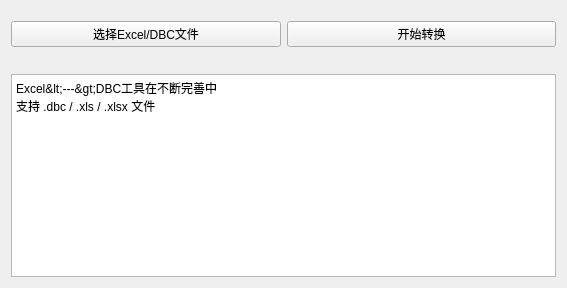
<?xml version="1.0" encoding="UTF-8"?>
<ui version="4.0">
 <class>From</class>
 <widget class="QWidget" name="From">
  <property name="geometry">
   <rect>
    <x>0</x>
    <y>0</y>
    <width>567</width>
    <height>288</height>
   </rect>
  </property>
  <property name="windowTitle">
   <string>Form</string>
  </property>
  <layout class="QVBoxLayout" name="verticalLayout_3">
   <item>
    <layout class="QHBoxLayout" name="horizontalLayout">
     <property name="topMargin">
      <number>10</number>
     </property>
     <property name="bottomMargin">
      <number>10</number>
     </property>
     <item>
      <widget class="QPushButton" name="pushButton">
       <property name="sizePolicy">
        <sizepolicy hsizetype="Minimum" vsizetype="Fixed">
         <horstretch>0</horstretch>
         <verstretch>0</verstretch>
        </sizepolicy>
       </property>
       <property name="text">
        <string>选择Excel/DBC文件</string>
       </property>
      </widget>
     </item>
     <item>
      <widget class="QPushButton" name="pushButton_1">
       <property name="sizePolicy">
        <sizepolicy hsizetype="Minimum" vsizetype="Fixed">
         <horstretch>0</horstretch>
         <verstretch>0</verstretch>
        </sizepolicy>
       </property>
       <property name="text">
        <string>开始转换</string>
       </property>
      </widget>
     </item>
    </layout>
   </item>
   <item>
    <layout class="QHBoxLayout" name="horizontalLayout_2">
     <property name="topMargin">
      <number>11</number>
     </property>
     <property name="rightMargin">
      <number>0</number>
     </property>
     <item>
      <widget class="QPlainTextEdit" name="plainTextEdit">
       <property name="sizePolicy">
        <sizepolicy hsizetype="Expanding" vsizetype="Expanding">
         <horstretch>0</horstretch>
         <verstretch>0</verstretch>
        </sizepolicy>
       </property>
       <property name="plainText">
        <string>Excel&lt;---&gt;DBC工具在不断完善中
支持 .dbc / .xls / .xlsx 文件</string>
       </property>
       <property name="placeholderText">
        <string/>
       </property>
      </widget>
     </item>
    </layout>
   </item>
  </layout>
 </widget>
 <resources/>
 <connections/>
</ui>
